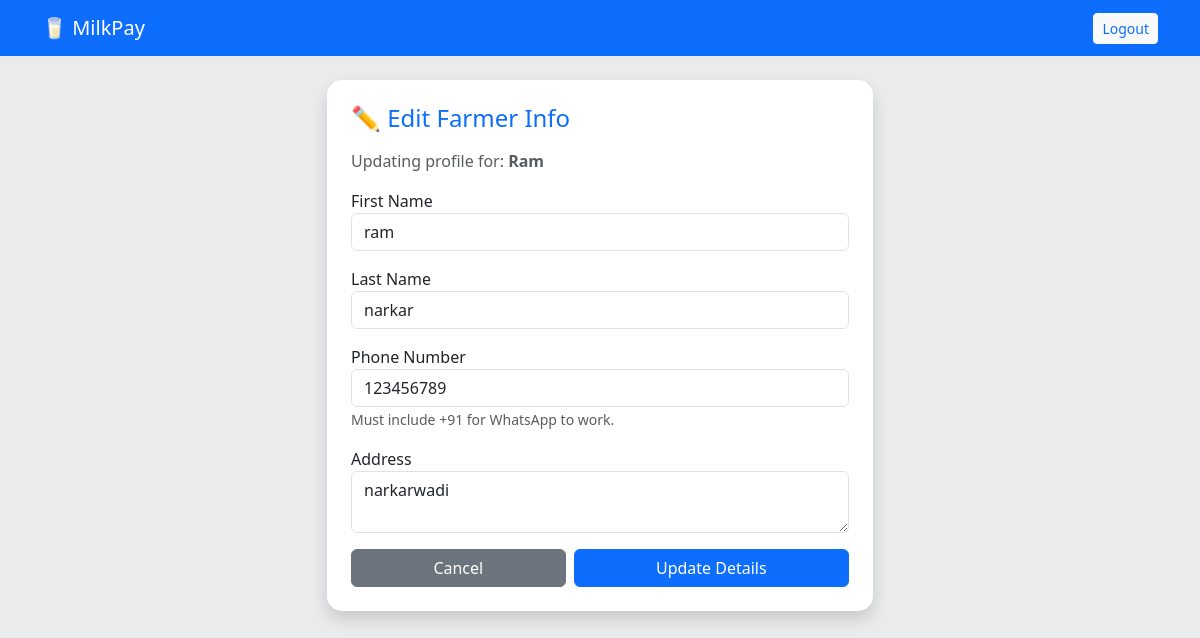
Page /edit-farmer/5/ (signed in) on the committed database.
### core/models.py (models this page shows)
class User(AbstractUser):
    is_farmer = models.BooleanField(default=False)
    is_admin = models.BooleanField(default=False)
    phone = models.CharField(max_length=11, blank=True)
    address = models.TextField(blank=True)

### core/views.py (the view)
# urls.py: path('edit-farmer/<int:user_id>/', views.edit_farmer, name='edit_farmer'),
@login_required
def edit_farmer(request, user_id):
    if not request.user.is_superuser:
        return redirect('dashboard')
    farmer = get_object_or_404(User, id=user_id)
    if request.method == 'POST':
        form = FarmerUpdateForm(request.POST, instance=farmer)
        if form.is_valid():
            form.save()
            return redirect('admin_dashboard')
    else:
        form = FarmerUpdateForm(instance=farmer)
    return render(request, 'core/edit_farmer.html', {'form': form, 'farmer': farmer})

### core/forms.py
class FarmerUpdateForm(forms.ModelForm):
    phone = forms.CharField(required=True, initial='+91')
    address = forms.CharField(widget=forms.Textarea(attrs={'rows': 2}), required=False)
    class Meta:
        model = User
        fields = ['first_name', 'last_name', 'phone', 'address']

### core/templates/core/edit_farmer.html (shortened to what this page needs)
{% extends 'core/base.html' %}
{% block content %}
<div class="row justify-content-center">
    <div class="col-md-6">
        <div class="card p-4 shadow">
            <h4 class="mb-3 text-primary">✏️ Edit Farmer Info</h4>
            <p class="text-muted">Updating profile for: <strong>{{ farmer.username }}</strong></p>
            <form method="post">
                <div class="mb-3">
                    <label>First Name</label>
                    {{ form.first_name }}
                </div>
                <div class="mb-3">
                    <label>Last Name</label>
                    {{ form.last_name }}
                </div>
                <div class="mb-3">
                    <label>Phone Number</label>
                    {{ form.phone }}
                    <small class="text-muted">Must include +91 for WhatsApp to work.</small>
                </div>
                <div class="mb-3">
                    <label>Address</label>
                    {{ form.address }}
                </div>
                <div class="d-flex gap-2">
                    <a href="{% url 'admin_dashboard' %}" class="btn btn-secondary flex-grow-1">Cancel</a>
                    <button type="submit" class="btn btn-primary flex-grow-1">Update Details</button>
                </div>
            </form>
        </div>
    </div>
</div>
{% endblock %}

### core/templates/core/base.html (style rules this page uses)
body { background-color: #eaebec; }
.card { border-radius: 15px; border: none; box-shadow: 0 4px 6px rgba(0,0,0,0.1); }

### rows in the picture
User: username "Ram", first_name "ram", last_name "narkar", phone "123456789", address "narkarwadi"
